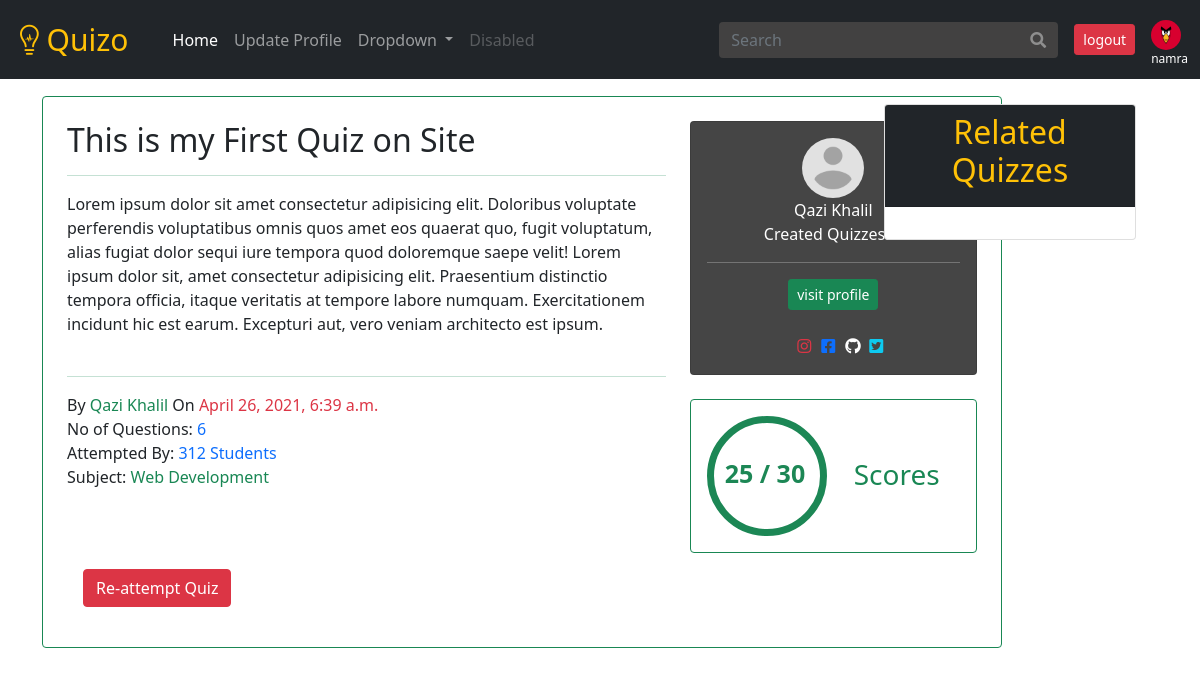
The page /quizzes/students/quiz/1/details/ (signed in) on the database its author committed.
### accounts/models.py (models this page shows, shortened)
class User(AbstractUser):
  USER_CHOICES = (
    ('S', 'STUDENT'),
    ('T', 'TEACHER'),
  )
  GENDER_CHOICES = (
    ('M', 'Male'),
    ('F', 'Female'),
  )
  user_role = models.CharField(max_length=15, choices=USER_CHOICES)
  gender    = models.CharField(max_length=10, choices=GENDER_CHOICES, default='M')
  profile_image  = models.ImageField(upload_to='profile_images/teachers_profile_images/', null=True, blank=True, default='utility_images/default_image.png')
  @property
  def full_name(self):
    return f"{self.first_name} {self.last_name}"

class TeacherProfile(models.Model):
  user           = models.OneToOneField(User, related_name='teacher_profile', on_delete=models.CASCADE)
  place_of_birth = models.CharField(max_length=30, null=True, blank=True)
  about             = models.TextField(null=True, blank=True)
  facebook_profile  = models.URLField(null=True, blank=True)
  twitter_profile   = models.URLField(null=True, blank=True)
  github_profile    = models.URLField(null=True, blank=True)
  instagram_profile = models.URLField(null=True, blank=True)

### quiz/models.py (models this page shows, shortened)
class Quiz(models.Model):
  title          = models.CharField(max_length=200)
  teacher        = models.ForeignKey('accounts.TeacherProfile',
                                      related_name='created_quizzes',
                                      on_delete=models.CASCADE)
  subject        = models.ForeignKey(Subject, related_name='quizzes', on_delete=models.CASCADE)
  slug           = models.SlugField(max_length=200, unique=True, blank=True)
  summary        = models.TextField()
  score          = models.PositiveIntegerField(null=True, blank=True)
  date_created   = models.DateTimeField(auto_now_add=True)
  date_updated   = models.DateTimeField(auto_now=True)
  starts_at = models.DateTimeField()
  ends_at   = models.DateTimeField()
  class Meta:
    verbose_name_plural = 'Quizzes'

class Subject(models.Model):
  name        = models.CharField(max_length=50)
  slug        = models.SlugField(max_length=200, unique=True, blank=True)
  badge_color = models.CharField(max_length=7, default="#989898")
  def __str__(self):
    return self.name

### quiz/views/student_views.py (the view)
# urls.py: path('students/quiz/<int:pk>/details/', student_views.StudentQuizDetailView.as_view(), name='quiz_details'),
class StudentQuizDetailView(TemplateResponseMixin, View):
  template_name = 'students/details.html'
  obtained_marks = None
  def get(self, request, pk, *args, **kwargs):
    quiz        = get_object_or_404(Quiz, id=pk)
    total_marks = sum([question.score for question in quiz.questions.all()])
    student     = request.user.student_profile
    if student.taken_quizzes.filter(quiz=quiz).exists():
        self.obtained_marks = student.taken_quizzes.get(quiz=quiz).obtained_marks
    related_quizzes = Quiz.objects.filter(subject=quiz.subject).exclude(title=quiz.title).order_by('-date_created')[:5]
    return self.render_to_response({
      'quiz': quiz,
      'obtained_marks': self.obtained_marks,
      'total_marks':total_marks,
      'related_quizzes': related_quizzes
    })

### quiz/templatetags/custom_filters.py (called while the page is built)
@register.filter()
def already_attempted_quiz_by(quiz, student):
  if student.taken_quizzes.filter(quiz=quiz).exists():
    return True
  return False

### quiz/templates/students/details.html (shortened to what this page needs)
{% extends "base.html" %}
{% load custom_filters %}
{% block content %}
  {% block quiz_form %}
    <div class="card float-start mx-auto p-4 border border-{{quiz.subject.badge_color}}" style="width: 60rem;">
      <div class="row">
        <div class="col col-md-8">
          <h2>{{ quiz.title }}</h2>
          <hr class="text-{{quiz.subject.badge_color}}">
          {{ quiz.summary }}
          <br><br><hr class="text-{{quiz.subject.badge_color}}">
          <span class="pt-3">
            By <span class="text-success">{{ quiz.teacher.user.full_name }}</span>
            On <span class="text-danger">{{ quiz.date_created }}</span><br>
            No of Questions: <span class="text-primary">{{ quiz.questions.count }}</span><br>
            Attempted By: <span class="text-primary">312 Students</span><br>
            Subject: <span class="text-{{quiz.subject.badge_color}}">{{ quiz.subject }}</span>
          </span>
        </div>
        <div class="col col-md-4">
          <div class="card text-center text-white" style="background-color: rgb(69, 69, 69);">
            <div class="card-body">
              <img src="{{ quiz.teacher.user.profile_image.url }}" style="width: 62px; height: 60px; border-radius: 50%;" alt=""><br>
              <span>{{ quiz.teacher.user.full_name }}</span><br>
              Created Quizzes: <span style="color: rgb(152, 152, 255);">{{quiz.teacher.created_quizzes.count}}</span>
              <hr>
              <a href="" class="btn btn-sm btn-success">visit profile</a><br><br>
              <div class="row justify-content-center">
                <div class="col col-md-1">
                  <a href=""><i class="text-danger fab fa-instagram"></i></a>
                </div>
                <div class="col col-md-1">
                  <a href=""><i class="text-primary fab fa-facebook-square"></i></a>
                </div>
                <div class="col col-md-1">
                  <a href=""><i class="text-white fab fa-github"></i></a>
                </div>
                <div class="col col-md-1">
                  <a href=""><i class="text-info fab fa-twitter-square"></i></a>
                </div>
              </div>
            </div>
          </div>
          <br>
          {% if quiz|already_attempted_quiz_by:request.user.student_profile %}
            <div class="card border border-success">
              <div class="card-body text-center">
                <div class="circle" style="width:120px; height: 120px; border: 7px solid #1c8755; border-radius: 50%; position: relative;">
                  <div style="position: absolute; top: 32px; left: 11px; font-size: 25px; color: #1c8755; font-weight: bold;">{{ obtained_marks }} / {{ total_marks }}</div>
                  <h3 class="text-success" style="position: absolute; top: 35px; left: 140px;">Scores</h3>
                </div>
              </div>
            </div>
          {% endif %}
        </div>
      </div>
      <div class="card-body">
        {% if quiz|already_attempted_quiz_by:request.user.student_profile %}
          <a href="{% url 're_attempt_quiz' quiz.id %}" class="btn btn-danger">Re-attempt Quiz</a>
        {% else %}
          <a href="{% url 'attempt_quiz' quiz.id %}" class="btn btn-{{ quiz.subject.badge_color }}">Attempt Quiz</a>
        {% endif %}
      </div>
    </div>
  {% endblock %}
  <div class="w-25 p-4" style="width: 25rem; position: fixed; right: 40px; top: 80px;">
    <div class="card">
      <div class="card-header bg-dark text-warning text-center">
        <h2>Related Quizzes</h2>
      </div>
      <div class="card-body">
      </div>
    </div>
    <br>
  </div>
{% endblock %}

### accounts/templates/navbar.html (shortened to what this page needs)
<nav class="navbar navbar-expand-lg fixed-top navbar-dark bg-dark">
  <div class="container-fluid">
    <a class="navbar-brand text-warning ms-2" href="#" style="font-size: 30px; padding-right: 20px;">
      <i class="fab fa-medapps"></i> Quizo
    </a>
    <div class="collapse navbar-collapse" id="navbarSupportedContent">
      {% if request.user.is_authenticated %}
      <ul class="navbar-nav me-auto mb-2 mb-lg-0">
        <li class="nav-item">
          <a class="nav-link active" aria-current="page" href="/quizzes/students/home/">Home</a>
        </li>
        <li class="nav-item">
          <a class="nav-link" href="{% url 'update_profile' %}">Update Profile</a>
        </li>
        <li class="nav-item dropdown">
          <a class="nav-link dropdown-toggle" href="#" id="navbarDropdown" role="button" data-bs-toggle="dropdown" aria-expanded="false">
            Dropdown
          </a>
        </li>
        <li class="nav-item">
          <a class="nav-link disabled" href="#" tabindex="-1" aria-disabled="true">Disabled</a>
        </li>
      </ul>
      <span>
        <form class="d-flex" action="" method="GET">
          <div class="input-group" id="search-component">
            <input type="text" name="query" id="search-input" class="form-control" placeholder="Search">
            <button type="submit" id="search-button" class="input-group-text"><i class="fas fa-search"></i></button>
          </div>
        </form>
      </span>
      <span class="p-3">
        <a href="{% url 'logout' %}" class="btn btn-sm btn-danger">logout</a>
      </span>
      <span style="margin-bottom: -25px;">
        <img src="{{ request.user.profile_image.url }}" style="width: 30px; height: 30px; border-radius: 50%;" alt="">
        <p style="font-size: 12px;" class="text-white">{{ request.user.username }}</p>
      </span>
      {% endif %}
    </div>
  </div>
</nav>

### static/css/main.css (style rules this page uses)
#search-component input[type="text"] { background-color: #424141; border: none; width: 300px; color: rgb(142, 142, 142); }
#search-component button { background-color: #424141; border: none; color:rgb(142, 142, 142); }

### rows shown on the page
User: user.profile_image (picture), user.username "namra"
Quiz: title "This is my First Quiz on Site", summary "Lorem ipsum dolor sit amet consectetur adipisicing elit. Doloribus voluptate perferendis voluptatibus omnis quos amet eos quaerat quo, fugit voluptatum, alias fugiat dolor sequi iure tempora quod doloremque saepe velit! Lorem ipsum dolor sit, amet consectetur adipisicing elit. Praesentium distinctio tempora officia, itaque veritatis at tempore labore numquam. Exercitationem incidunt hic est earum. Excepturi aut, vero veniam architecto est ipsum.", teacher.user.full_name "Qazi Khalil", date_created "April 26, 2021, 6:39 a.m.", questions.count "6", subject "Web Development", teacher.user.profile_image (placeholder picture)

### other values the page prints
{{ obtained_marks }} "25"
{{ total_marks }} "30"
